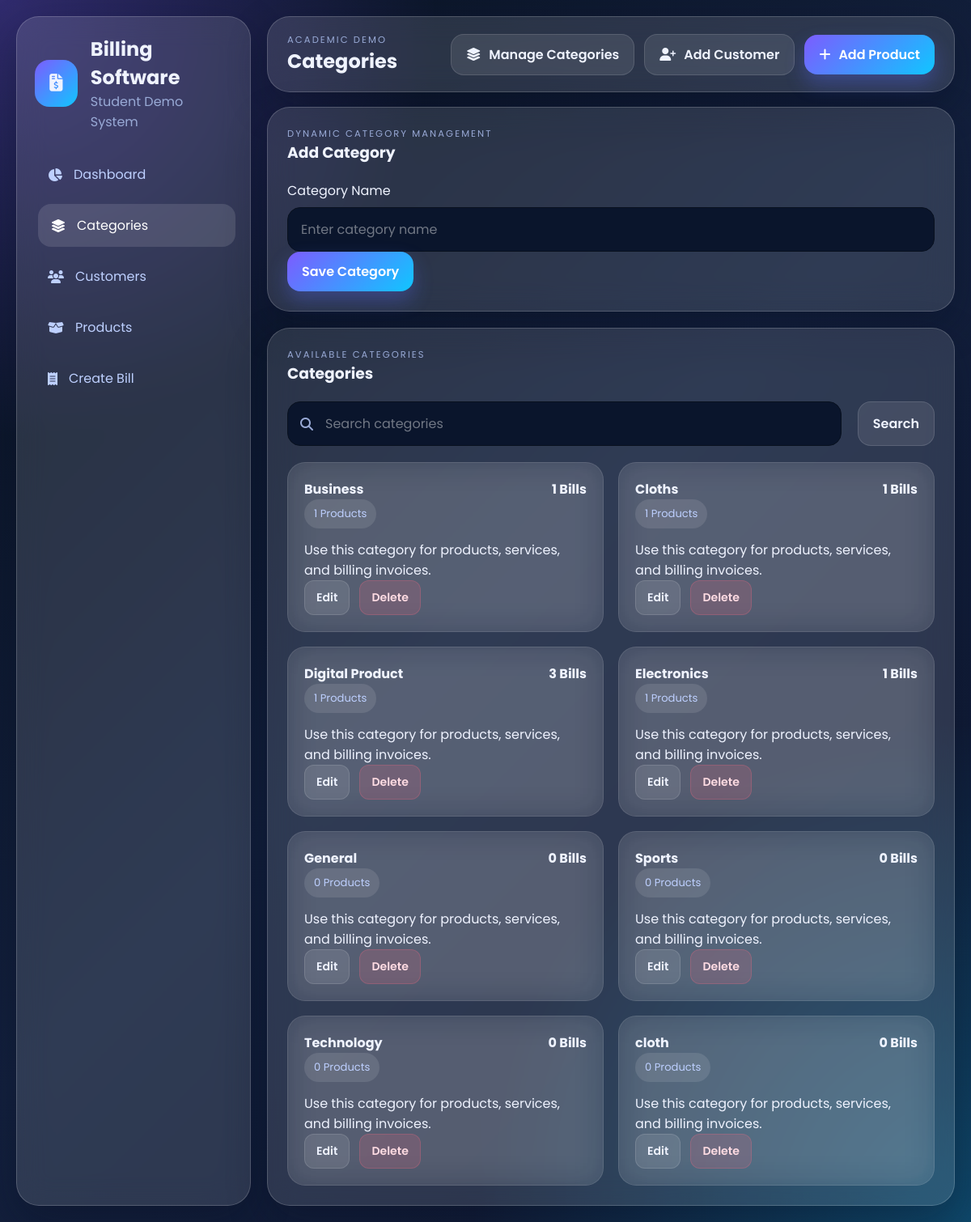
Page /categories/ on the committed database.
### billing/models.py (models this page shows, shortened)
class Category(models.Model):
    name = models.CharField(max_length=100, unique=True)
    created_at = models.DateTimeField(auto_now_add=True)
    class Meta:
        ordering = ["name"]
        verbose_name_plural = "Categories"

### billing/views.py (the view)
# urls.py: path("categories/", views.categories, name="categories"),
def categories(request):
    query = request.GET.get("q", "").strip()
    edit_id = request.GET.get("edit", "").strip()
    category_list = Category.objects.annotate(
        total_products=Count("products", distinct=True),
        total_bills=Count("bills", distinct=True),
    )
    if query:
        category_list = category_list.filter(name__icontains=query)
    editing_category = None
    if edit_id:
        editing_category = Category.objects.filter(id=edit_id).first()
    context = {
        "page_title": "Categories",
        "categories": category_list,
        "query": query,
        "editing_category": editing_category,
    }
    return render(request, "billing/categories.html", context)

### billing/context_processors.py (called while the page is built)
def sidebar_categories(request):
    return {
        "sidebar_categories": Category.objects.all()[:8],
    }

### billing/templates/billing/categories.html (shortened to what this page needs)
{% extends 'billing/base.html' %}
{% block content %}
<section class="content-grid two-columns">
    <article class="glass-panel panel-card form-card">
        <div class="section-title responsive-row">
            <div>
                <p class="eyebrow">Dynamic category management</p>
                <h3>{% if editing_category %}Edit Category{% else %}Add Category{% endif %}</h3>
            </div>
        </div>
        <form method="post" action="{% if editing_category %}{% url 'billing:edit_category' editing_category.id %}{% else %}{% url 'billing:add_category' %}{% endif %}" class="styled-form">
            <div class="form-group">
                <label for="name">Category Name</label>
                <input type="text" id="name" name="name" value="{% if editing_category %}{{ editing_category.name }}{% endif %}" placeholder="Enter category name" required>
            </div>
            <div class="form-actions">
                <button type="submit" class="btn btn-primary">{% if editing_category %}Update Category{% else %}Save Category{% endif %}</button>
            </div>
        </form>
    </article>
    <article class="glass-panel panel-card">
        <div class="section-title responsive-row">
            <div>
                <p class="eyebrow">Available categories</p>
                <h3>Categories</h3>
            </div>
        </div>
        <form method="get" class="toolbar-grid">
            <div class="search-box">
                <i class="fa-solid fa-magnifying-glass"></i>
                <input type="text" name="q" value="{{ query }}" placeholder="Search categories">
            </div>
            <button type="submit" class="btn btn-light">Search</button>
        </form>
        {% if categories %}
            <div class="product-grid">
                {% for category in categories %}
                    <article class="product-card glass-soft">
                        <div class="product-card-head">
                            <div>
                                <h4>{{ category.name }}</h4>
                                <span class="badge">{{ category.total_products }} Products</span>
                            </div>
                            <strong>{{ category.total_bills }} Bills</strong>
                        </div>
                        <p>Use this category for products, services, and billing invoices.</p>
                        <div class="action-buttons">
                            <a href="{% url 'billing:categories' %}?edit={{ category.id }}" class="btn btn-sm btn-light">Edit</a>
                            <form method="post" action="{% url 'billing:delete_category' category.id %}">
                                <button type="submit" class="btn btn-sm btn-danger" onclick="return confirm('Delete this category?')">Delete</button>
                            </form>
                        </div>
                    </article>
                {% endfor %}
            </div>
        {% else %}
            <div class="empty-state">
                <i class="fa-solid fa-layer-group"></i>
                <h4>No categories found</h4>
                <p>Create your first category to use it in products and bills.</p>
            </div>
        {% endif %}
    </article>
</section>
{% endblock %}

### rows in the picture
Category: name "Business", total_products "1", total_bills "1"
Category: name "Cloths", total_products "1", total_bills "1"
Category: name "Digital Product", total_products "1", total_bills "3"
Category: name "Electronics", total_products "1", total_bills "1"
Category: name "General", total_products "0", total_bills "0"
Category: name "Sports", total_products "0", total_bills "0"
Category: name "Technology", total_products "0", total_bills "0"
Category: name "cloth", total_products "0", total_bills "0"

### other values in the picture
{{ page_title|default:"Billing Dashboard" }} "Categories"
